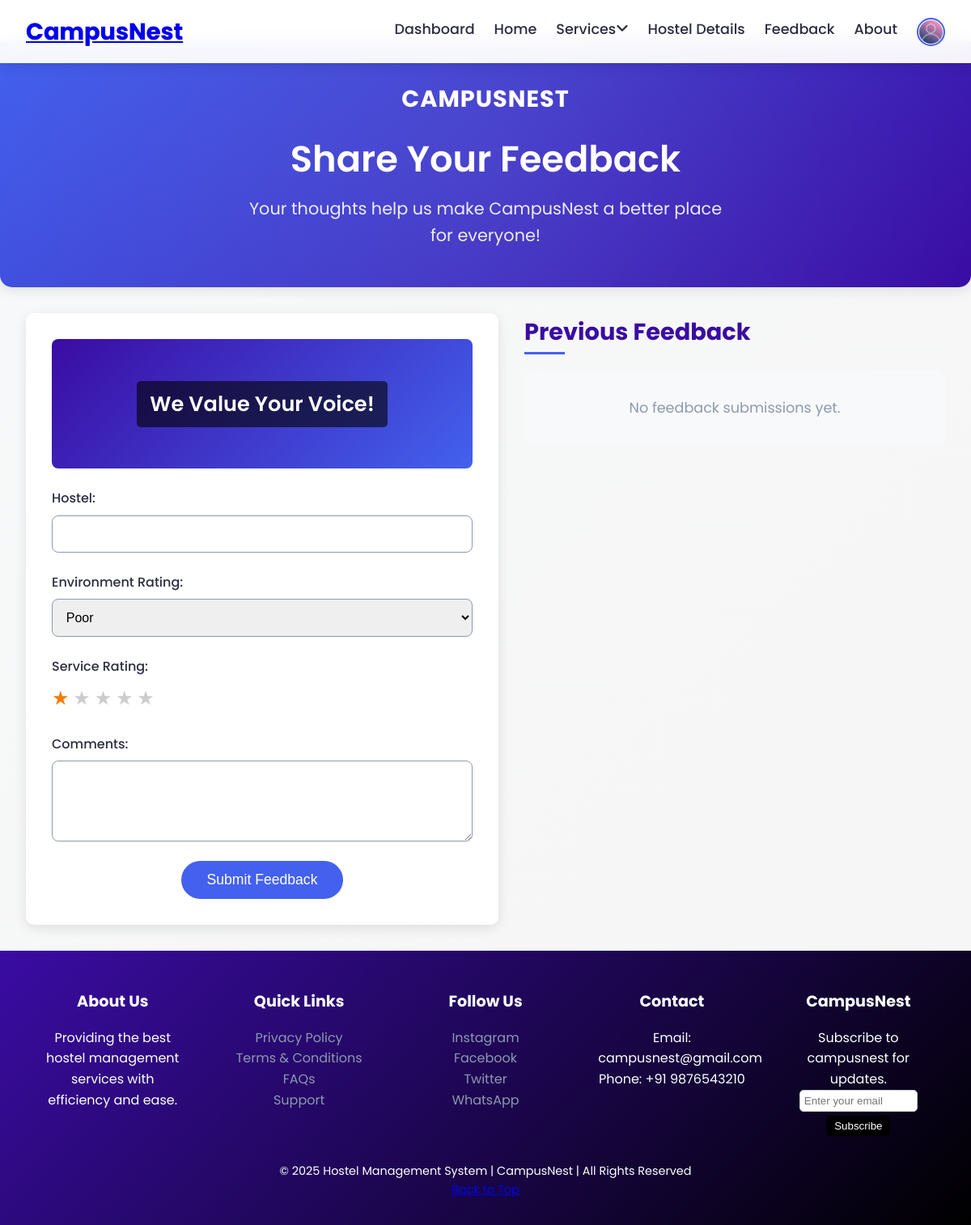
Before: /feedback/ (signed in) with the older database file.
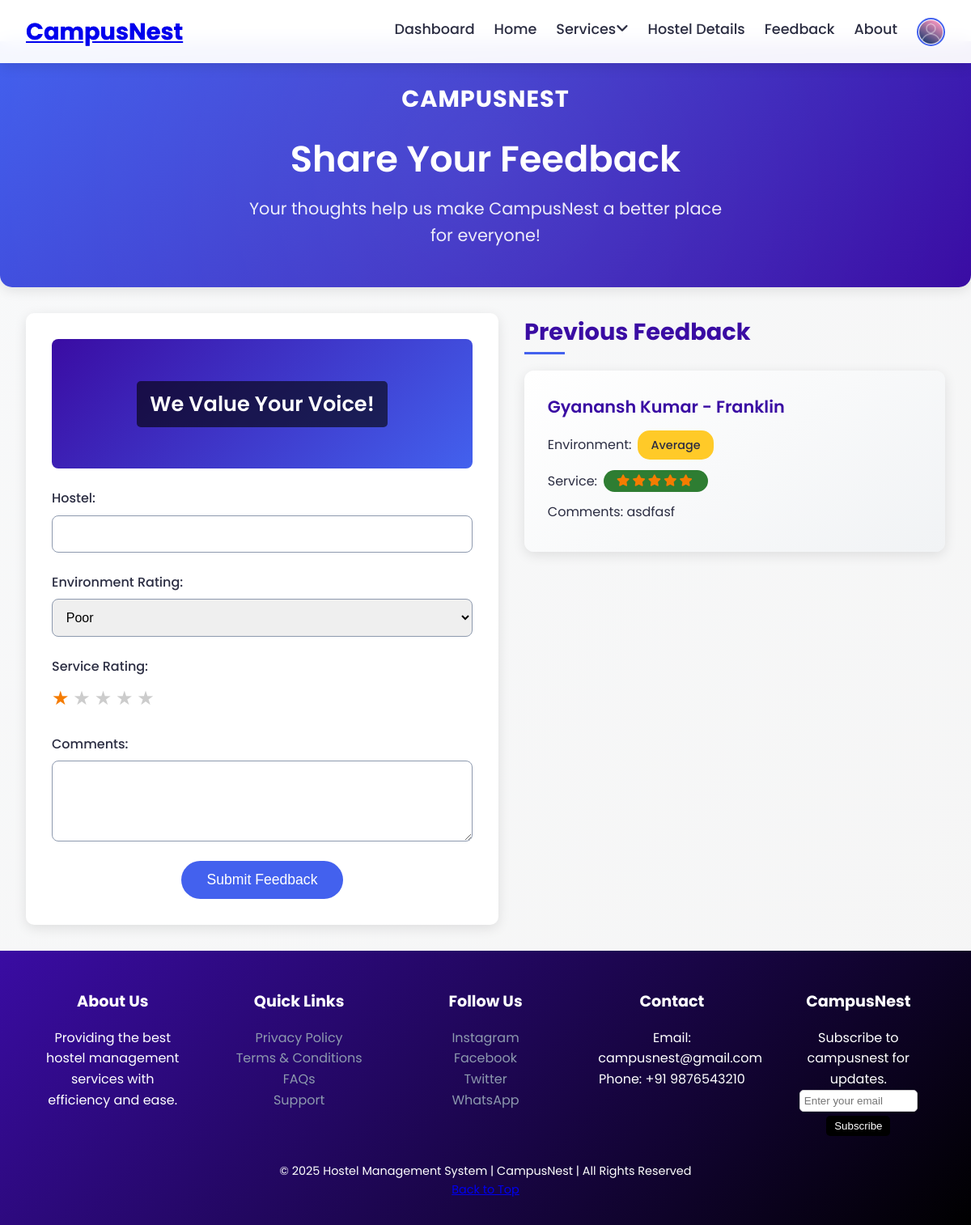
After: the same page with the newer database file.
### Hostels/models.py (models this page shows, shortened)
class Feedback(models.Model):
    user = models.ForeignKey(CustomUser, on_delete=models.SET_NULL, null=True)
    environment_rating = models.CharField(max_length=20)
    service_rating = models.IntegerField()
    comments = models.TextField()
    hostel = models.CharField(max_length=50)
    submitted_at = models.DateTimeField(auto_now_add=True)

class CustomUser(AbstractUser):
    username = None  # Remove username field
    email = models.EmailField(unique=True)
    roll_number = models.CharField(max_length=20, blank=True, null=True,unique=True)  # Optional field
    USERNAME_FIELD = 'email'
    REQUIRED_FIELDS = ['first_name', 'last_name']  # roll_number is optional
    objects = CustomUserManager()

### Hostels/views.py (the view)
# urls.py: path('feedback/', views.feedback, name='feedback'),
@login_required
def feedback(request):
    if request.method == 'POST':
        form = FeedbackForm(request.POST)
        if form.is_valid():
            feedback = form.save(commit=False)
            feedback.user = request.user
            feedback.save()
            messages.success(request, 'Thank you for your feedback!')
            return redirect('feedback')
    else:
        form = FeedbackForm()
    feedbacks = Feedback.objects.all().order_by('-submitted_at')
    return render(request, 'Rooms_feedback.html', {
        'form': form,
        'feedbacks': feedbacks
    })

### Hostels/forms.py
class FeedbackForm(forms.ModelForm):
    ENVIRONMENT_RATINGS = [
        ('poor', 'Poor'),
        ('average', 'Average'),
        ('good', 'Good'),
    ]
    environment_rating = forms.ChoiceField(choices=ENVIRONMENT_RATINGS)
    service_rating = forms.ChoiceField(choices=[(i, str(i)) for i in range(1, 6)])
    class Meta:
        model = Feedback
        fields = ['hostel', 'environment_rating', 'service_rating', 'comments']
        widgets = {
            'comments': forms.Textarea(attrs={'rows': 4}),
        }

### Hostels/templates/Rooms_feedback.html (shortened to what this page needs)
{% extends 'Rooms_base.html' %}
{% load static %}
{% block content %}
<link rel="stylesheet" href="{% static 'css/Rooms_feedback.css' %}">
<section class="feedback-header">
    <div class="header-content">
        <div class="header-logo-text">CampusNest</div>
        <h1>Share Your Feedback</h1>
        <p>Your thoughts help us make CampusNest a better place for everyone!</p>
    </div>
</section>
<div class="feedback-container">
    <div class="form-section">
        <div class="form-image">
            <div class="form-tagline">We Value Your Voice!</div>
        </div>
        <form method="POST" class="feedback-form">
            <div class="form-group">
                <label for="{{ form.hostel.id_for_label }}">Hostel:</label>
                {{ form.hostel }}
            </div>
            <div class="form-group">
                <label for="{{ form.environment_rating.id_for_label }}">Environment Rating:</label>
                {{ form.environment_rating }}
            </div>
            <div class="form-group">
                <label for="{{ form.service_rating.id_for_label }}">Service Rating:</label>
                <div class="star-rating-input">
                    <div class="star-display" aria-live="polite">
                        {% for i in "12345" %}
                        <span class="star" data-value="{{ i }}" aria-label="Rate {{ i }} stars">★</span>
                        {% endfor %}
                    </div>
                </div>
            </div>
            <div class="form-group">
                <label for="{{ form.comments.id_for_label }}">Comments:</label>
                {{ form.comments }}
            </div>
            <button type="submit" class="submit-btn">Submit Feedback</button>
        </form>
    </div>
    <div class="feedback-list-section">
        <h2>Previous Feedback</h2>
        <div class="feedback-list">
            {% for feedback in feedbacks %}
            <div class="feedback-item">
                <h4>{{ feedback.user.get_full_name }} - {{ feedback.hostel }}</h4>
                <p class="rating-container">
                    Environment:
                    <span class="rating rating-{{ feedback.environment_rating|lower }}" aria-label="Environment Rating: {{ feedback.environment_rating }}">
                        {{ feedback.environment_rating }}
                    </span>
                </p>
                <p class="rating-container">
                    Service:
                    <span class="rating rating-{{ feedback.service_rating }}" aria-label="Service Rating: {{ feedback.service_rating }} out of 5">
                        {% for i in "12345" %}
                        <i class="fas fa-star {% if forloop.counter <= feedback.service_rating %}filled{% else %}empty{% endif %}" aria-hidden="true"></i>
                        {% endfor %}
                    </span>
                </p>
                <p class="comments">Comments: {{ feedback.comments }}</p>
            </div>
            {% empty %}
            <p class="no-feedback">No feedback submissions yet.</p>
            {% endfor %}
        </div>
    </div>
</div>
{% endblock %}

Changed rows visible on the page:
added Feedback: user.get_full_name "Gyanansh Kumar", hostel "Franklin", environment_rating "Average", service_rating 5 (drawn), comments "asdfasf"
Other visible differences:
text no longer shown: "No feedback submissions yet."
